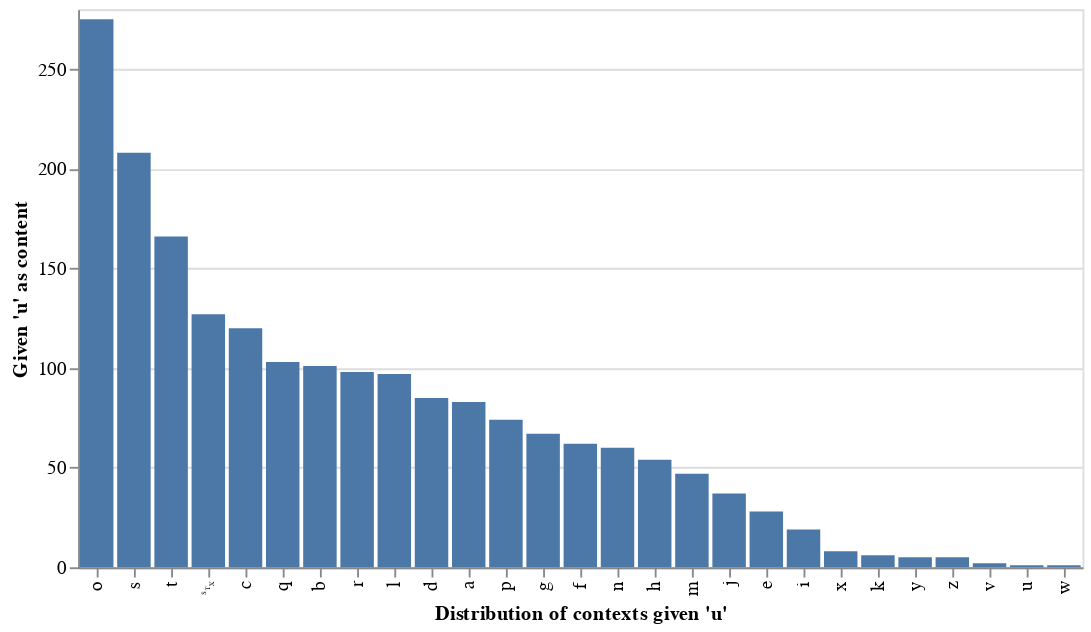

The notebook cell this image was saved under:
### Markdown cell above
## Results

First, to answer the first research question: ***"Are there patterns in how English words are constructed? If so, can the patterns be used to replicate the acceptability judgements of a native English Speaker?"***
The answer would be an obvious yes. There are cases where one letter is more likely to follow the other than anything else. Seeing the probability distribution given a context (which, for unigrams, is no context; for bigrams, is one character preceding the content; for trigrams, is two characters preceding the content.)
(Note: this works for all low-order n-grams, but bigram works the best visually. unigram would return a single bar (because it can appear in any context), while trigram would return too many.)

The fact that it isn't a uniform distribution shows that there are patterns more likely or less likely in English. And yes, I believe the results are self explanatory and intuitive. If some odd cases seems to have a high probability, that would be a problem with the word set (It infamously includes "words" like "xhtml", "xxx", "acdbentity").

**(It is important to know what the bars actually represents here, since there are two different context for it! When the table isn't smoothed or normalized, the column vector that the bar represents simply adds up to all occurences of *content*. This does not mean that when the table is smoothed, the column vector adds up to one! This is because the normalization is done based on row vectors instead of columns. This is best illustrated by seeing the normalized and not normalized words_bi, given content 'u'. 'u' has many potential context, 'o', 's', and 't', but when the row vectors are normalized, 'u' would not stand out from 'o', 's', and 't'. Instead, 'u' would stand out from 'q', because 'q' is usually comes before 'u' in most cases. This shows that normalization shows the "true" context-content pairs.)**

### Code cell
def peek_context(table, content):
    """
    Given an n-gram table and the content input, return a bar chart that shows the likelihood or 
    instances in training set (depending on whether the input is normalized or not) of each context
    (26 characters and start of word). The bar chart would be vertical and sorted in descending.

    Tests: It seems like there are no ways to extract data from altair, according to ChatGPT. The
    chart's top right's option does have a few choices where one can see the full data set this is
    based on, but it doesn't seem like there can be one with just data from the chart.
    I have added tooltips that would appear if you hover over a bar, displaying the bar's value.
    The bar's value can be checked with the charts that underlies them, and if the underlying data
    is not smoothed, it is also possible to go back to the training set to see for yourself.
    (example, if you use peek_context(words_bi, 'u') and see index 'o', content 'u', value 275,
    this would mean that there are 275 cases of "ou" in the MIT word set. This can be tested by
    using the find in page function in Jupyter Notebook)

    There is, however, an edge case with searches like these. "aaa" would count as only 1 case for
    search "aa", but of course, it counts as 2 cases while processing (The first and second 'a', 
    then the second and third.) This is rare, but if you see it, it isn't a mistake with the data.

    I understand that implementation details should not be included in docstring, but I feel like
    something should be here in place of the tests.
    """
    x_title = "Distribution of contexts given \'" + content + "\'"
    y_title = "Given \'" + content + "\' as content"
    return alt.Chart(table.reset_index()).mark_bar().encode(
        alt.X('index', sort='-y', title=x_title),
        alt.Y(content, type="quantitative", title=y_title),
        tooltip=['index', content]
    )

peek_context(words_bi, 'u')

### Figure 1 — Vega-Lite specification as saved in the notebook (floating-point values rounded to 4 significant figures)
{"config": {"view": {"continuousWidth": 300, "continuousHeight": 300}}, "data": {"name": "data-9959567ae3cb05775c1270a911a0ce5a"}, "mark": {"type": "bar"}, "encoding": {"tooltip": [{"field": "index", "type": "nominal"}, {"field": "u", "type": "quantitative"}], "x": {"field": "index", "sort": "-y", "title": "Distribution of contexts given 'u'", "type": "nominal"}, "y": {"field": "u", "title": "Given 'u' as content", "type": "quantitative"}}, "$schema": "https://vega.github.io/schema/vega-lite/v5.17.0.json", "datasets": {"data-9959567ae3cb05775c1270a911a0ce5a": [{"index": "␂", "a": 720.0, "b": 536.0, "c": 1015.0, "d": 560.0, "e": 466.0, "f": 432.0, "g": 288.0, "h": 334.0, "i": 386.0, "j": 127.0, "k": 98.0, "l": 372.0, "m": 555.0, "n": 231.0, "o": 226.0, "p": 792.0, "q": 46.0, "r": 581.0, "s": 1005.0, "t": 549.0, "u": 127.0, "v": 190.0, "w": 288.0, "x": 12.0, "y": 42.0, "z": 22.0, "␃": 0.0}, {"index": "a", "a": 6.0, "b": 132.0, "c": 323.0, "d": 237.0, "e": 8.0, "f": 40.0, "g": 147.0, "h": 21.0, "i": 218.0, "j": 3.0, "k": 59.0, "l": 653.0, "m": 215.0, "n": 727.0, "o": 6.0, "p": 170.0, "q": 10.0, "r": 678.0, "s": 311.0, "t": 781.0, "u": 83.0, "v": 79.0, "w": 34.0, "x": 17.0, "y": 101.0, "z": 20.0, "␃": 299.0}, {"index": "b", "a": 160.0, "b": 15.0, "c": 8.0, "d": 4.0, "e": 170.0, "f": 0.0, "g": 1.0, "h": 2.0, "i": 128.0, "j": 8.0, "k": 1.0, "l": 150.0, "m": 11.0, "n": 3.0, "o": 128.0, "p": 3.0, "q": 0.0, "r": 116.0, "s": 51.0, "t": 7.0, "u": 101.0, "v": 2.0, "w": 3.0, "x": 0.0, "y": 15.0, "z": 1.0, "␃": 53.0}, {"index": "c", "a": 362.0, "b": 2.0, "c": 63.0, "d": 9.0, "e": 388.0, "f": 2.0, "g": 2.0, "h": 314.0, "i": 192.0, "j": 1.0, "k": 153.0, "l": 125.0, "m": 3.0, "n": 6.0, "o": 591.0, "p": 3.0, "q": 5.0, "r": 131.0, "s": 41.0, "t": 303.0, "u": 120.0, "v": 2.0, "w": 1.0, "x": 0.0, "y": 35.0, "z": 2.0, "␃": 169.0}, {"index": "d", "a": 148.0, "b": 6.0, "c": 9.0, "d": 36.0, "e": 489.0, "f": 4.0, "g": 26.0, "h": 5.0, "i": 362.0, "j": 9.0, "k": 1.0, "l": 31.0, "m": 15.0, "n": 9.0, "o": 115.0, "p": 5.0, "q": 1.0, "r": 71.0, "s": 117.0, "t": 9.0, "u": 85.0, "v": 28.0, "w": 11.0, "x": 1.0, "y": 34.0, "z": 0.0, "␃": 880.0}, {"index": "e", "a": 377.0, "b": 48.0, "c": 322.0, "d": 685.0, "e": 176.0, "f": 94.0, "g": 94.0, "h": 18.0, "i": 44.0, "j": 3.0, "k": 16.0, "l": 370.0, "m": 224.0, "n": 844.0, "o": 38.0, "p": 126.0, "q": 36.0, "r": 1114.0, "s": 941.0, "t": 276.0, "u": 28.0, "v": 120.0, "w": 73.0, "x": 175.0, "y": 45.0, "z": 4.0, "␃": 1310.0}, {"index": "f", "a": 101.0, "b": 1.0, "c": 4.0, "d": 2.0, "e": 121.0, "f": 76.0, "g": 3.0, "h": 1.0, "i": 192.0, "j": 0.0, "k": 0.0, "l": 61.0, "m": 1.0, "n": 0.0, "o": 126.0, "p": 1.0, "q": 0.0, "r": 61.0, "s": 7.0, "t": 30.0, "u": 62.0, "v": 0.0, "w": 2.0, "x": 1.0, "y": 11.0, "z": 0.0, "␃": 63.0}, {"index": "g", "a": 124.0, "b": 6.0, "c": 3.0, "d": 3.0, "e": 274.0, "f": 2.0, "g": 23.0, "h": 104.0, "i": 103.0, "j": 0.0, "k": 1.0, "l": 33.0, "m": 8.0, "n": 50.0, "o": 63.0, "p": 5.0, "q": 0.0, "r": 133.0, "s": 62.0, "t": 15.0, "u": 67.0, "v": 0.0, "w": 0.0, "x": 0.0, "y": 24.0, "z": 1.0, "␃": 613.0}, {"index": "h", "a": 248.0, "b": 4.0, "c": 3.0, "d": 6.0, "e": 294.0, "f": 0.0, "g": 0.0, "h": 1.0, "i": 188.0, "j": 0.0, "k": 1.0, "l": 16.0, "m": 10.0, "n": 16.0, "o": 231.0, "p": 3.0, "q": 2.0, "r": 44.0, "s": 14.0, "t": 69.0, "u": 54.0, "v": 1.0, "w": 5.0, "x": 0.0, "y": 30.0, "z": 3.0, "␃": 186.0}, {"index": "i", "a": 258.0, "b": 87.0, "c": 456.0, "d": 174.0, "e": 282.0, "f": 93.0, "g": 158.0, "h": 1.0, "i": 10.0, "j": 6.0, "k": 25.0, "l": 270.0, "m": 160.0, "n": 1325.0, "o": 603.0, "p": 110.0, "q": 8.0, "r": 170.0, "s": 441.0, "t": 455.0, "u": 19.0, "v": 184.0, "w": 1.0, "x": 22.0, "y": 1.0, "z": 50.0, "␃": 92.0}, {"index": "j", "a": 33.0, "b": 0.0, "c": 2.0, "d": 1.0, "e": 40.0, "f": 0.0, "g": 0.0, "h": 0.0, "i": 9.0, "j": 1.0, "k": 0.0, "l": 0.0, "m": 1.0, "n": 0.0, "o": 43.0, "p": 3.0, "q": 0.0, "r": 1.0, "s": 1.0, "t": 0.0, "u": 37.0, "v": 1.0, "w": 0.0, "x": 0.0, "y": 0.0, "z": 0.0, "␃": 10.0}, {"index": "k", "a": 27.0, "b": 6.0, "c": 0.0, "d": 2.0, "e": 156.0, "f": 4.0, "g": 3.0, "h": 2.0, "i": 96.0, "j": 2.0, "k": 1.0, "l": 11.0, "m": 3.0, "n": 21.0, "o": 12.0, "p": 2.0, "q": 0.0, "r": 4.0, "s": 68.0, "t": 2.0, "u": 6.0, "v": 0.0, "w": 1.0, "x": 0.0, "y": 10.0, "z": 0.0, "␃": 153.0}, {"index": "l", "a": 372.0, "b": 14.0, "c": 14.0, "d": 84.0, "e": 572.0, "f": 21.0, "g": 9.0, "h": 1.0, "i": 469.0, "j": 0.0, "k": 19.0, "l": 302.0, "m": 15.0, "n": 7.0, "o": 290.0, "p": 16.0, "q": 0.0, "r": 3.0, "s": 106.0, "t": 88.0, "u": 97.0, "v": 24.0, "w": 3.0, "x": 0.0, "y": 217.0, "z": 0.0, "␃": 488.0}, {"index": "m", "a": 338.0, "b": 64.0, "c": 6.0, "d": 2.0, "e": 430.0, "f": 5.0, "g": 2.0, "h": 2.0, "i": 254.0, "j": 1.0, "k": 0.0, "l": 6.0, "m": 68.0, "n": 7.0, "o": 193.0, "p": 185.0, "q": 0.0, "r": 3.0, "s": 61.0, "t": 4.0, "u": 47.0, "v": 1.0, "w": 3.0, "x": 1.0, "y": 21.0, "z": 0.0, "␃": 208.0}, {"index": "n", "a": 276.0, "b": 9.0, "c": 257.0, "d": 358.0, "e": 414.0, "f": 46.0, "g": 706.0, "h": 11.0, "i": 274.0, "j": 10.0, "k": 48.0, "l": 25.0, "m": 13.0, "n": 98.0, "o": 135.0, "p": 4.0, "q": 5.0, "r": 8.0, "s": 454.0, "t": 661.0, "u": 60.0, "v": 53.0, "w": 6.0, "x": 2.0, "y": 46.0, "z": 5.0, "␃": 838.0}, {"index": "o", "a": 62.0, "b": 63.0, "c": 124.0, "d": 116.0, "e": 21.0, "f": 43.0, "g": 90.0, "h": 10.0, "i": 39.0, "j": 6.0, "k": 56.0, "l": 282.0, "m": 284.0, "n": 1067.0, "o": 154.0, "p": 149.0, "q": 0.0, "r": 613.0, "s": 175.0, "t": 186.0, "u": 275.0, "v": 100.0, "w": 131.0, "x": 20.0, "y": 34.0, "z": 8.0, "␃": 144.0}, {"index": "p", "a": 249.0, "b": 3.0, "c": 7.0, "d": 9.0, "e": 308.0, "f": 2.0, "g": 8.0, "h": 95.0, "i": 124.0, "j": 1.0, "k": 2.0, "l": 178.0, "m": 11.0, "n": 5.0, "o": 232.0, "p": 100.0, "q": 0.0, "r": 307.0, "s": 66.0, "t": 90.0, "u": 74.0, "v": 1.0, "w": 0.0, "x": 0.0, "y": 12.0, "z": 1.0, "␃": 142.0}, {"index": "q", "a": 1.0, "b": 0.0, "c": 1.0, "d": 0.0, "e": 0.0, "f": 0.0, "g": 0.0, "h": 0.0, "i": 1.0, "j": 0.0, "k": 0.0, "l": 3.0, "m": 0.0, "n": 0.0, "o": 0.0, "p": 0.0, "q": 0.0, "r": 0.0, "s": 1.0, "t": 2.0, "u": 103.0, "v": 0.0, "w": 0.0, "x": 0.0, "y": 0.0, "z": 0.0, "␃": 11.0}, {"index": "r", "a": 593.0, "b": 34.0, "c": 86.0, "d": 130.0, "e": 999.0, "f": 25.0, "g": 77.0, "h": 7.0, "i": 559.0, "j": 1.0, "k": 61.0, "l": 53.0, "m": 109.0, "n": 100.0, "o": 410.0, "p": 36.0, "q": 1.0, "r": 114.0, "s": 320.0, "t": 231.0, "u": 98.0, "v": 51.0, "w": 12.0, "x": 1.0, "y": 152.0, "z": 1.0, "␃": 599.0}, {"index": "s", "a": 140.0, "b": 12.0, "c": 143.0, "d": 10.0, "e": 473.0, "f": 12.0, "g": 7.0, "h": 204.0, "i": 360.0, "j": 0.0, "k": 37.0, "l": 53.0, "m": 38.0, "n": 13.0, "o": 184.0, "p": 161.0, "q": 7.0, "r": 7.0, "s": 262.0, "t": 646.0, "u": 208.0, "v": 2.0, "w": 28.0, "x": 0.0, "y": 35.0, "z": 0.0, "␃": 2043.0}, {"index": "t", "a": 379.0, "b": 9.0, "c": 40.0, "d": 5.0, "e": 798.0, "f": 6.0, "g": 4.0, "h": 256.0, "i": 995.0, "j": 0.0, "k": 2.0, "l": 67.0, "m": 28.0, "n": 13.0, "o": 306.0, "p": 10.0, "q": 0.0, "r": 353.0, "s": 278.0, "t": 122.0, "u": 166.0, "v": 6.0, "w": 18.0, "x": 1.0, "y": 137.0, "z": 1.0, "␃": 760.0}, {"index": "u", "a": 101.0, "b": 72.0, "c": 93.0, "d": 58.0, "e": 87.0, "f": 16.0, "g": 65.0, "h": 1.0, "i": 86.0, "j": 2.0, "k": 10.0, "l": 142.0, "m": 113.0, "n": 232.0, "o": 7.0, "p": 70.0, "q": 2.0, "r": 317.0, "s": 217.0, "t": 184.0, "u": 1.0, "v": 3.0, "w": 2.0, "x": 5.0, "y": 8.0, "z": 8.0, "␃": 37.0}, {"index": "v", "a": 116.0, "b": 2.0, "c": 5.0, "d": 3.0, "e": 415.0, "f": 0.0, "g": 2.0, "h": 1.0, "i": 205.0, "j": 0.0, "k": 0.0, "l": 0.0, "m": 0.0, "n": 0.0, "o": 59.0, "p": 2.0, "q": 0.0, "r": 1.0, "s": 4.0, "t": 2.0, "u": 2.0, "v": 0.0, "w": 0.0, "x": 1.0, "y": 4.0, "z": 0.0, "␃": 25.0}, {"index": "w", "a": 129.0, "b": 4.0, "c": 3.0, "d": 3.0, "e": 104.0, "f": 3.0, "g": 0.0, "h": 31.0, "i": 104.0, "j": 2.0, "k": 1.0, "l": 9.0, "m": 2.0, "n": 31.0, "o": 61.0, "p": 3.0, "q": 0.0, "r": 18.0, "s": 32.0, "t": 6.0, "u": 1.0, "v": 1.0, "w": 3.0, "x": 1.0, "y": 5.0, "z": 0.0, "␃": 75.0}, {"index": "x", "a": 18.0, "b": 1.0, "c": 24.0, "d": 0.0, "e": 24.0, "f": 1.0, "g": 0.0, "h": 6.0, "i": 25.0, "j": 0.0, "k": 0.0, "l": 1.0, "m": 2.0, "n": 1.0, "o": 2.0, "p": 53.0, "q": 0.0, "r": 0.0, "s": 0.0, "t": 32.0, "u": 8.0, "v": 0.0, "w": 0.0, "x": 4.0, "y": 4.0, "z": 0.0, "␃": 58.0}, {"index": "y", "a": 18.0, "b": 10.0, "c": 14.0, "d": 8.0, "e": 48.0, "f": 0.0, "g": 2.0, "h": 1.0, "i": 24.0, "j": 0.0, "k": 0.0, "l": 16.0, "m": 23.0, "n": 16.0, "o": 21.0, "p": 15.0, "q": 0.0, "r": 11.0, "s": 49.0, "t": 10.0, "u": 5.0, "v": 0.0, "w": 7.0, "x": 0.0, "y": 0.0, "z": 2.0, "␃": 727.0}, {"index": "z", "a": 22.0, "b": 1.0, "c": 0.0, "d": 2.0, "e": 44.0, "f": 0.0, "g": 0.0, "h": 0.0, "i": 14.0, "j": 0.0, "k": 0.0, "l": 2.0, "m": 0.0, "n": 0.0, "o": 16.0, "p": 0.0, "q": 0.0, "r": 1.0, "s": 1.0, "t": 0.0, "u": 5.0, "v": 0.0, "w": 0.0, "x": 0.0, "y": 4.0, "z": 7.0, "␃": 17.0}]}}
